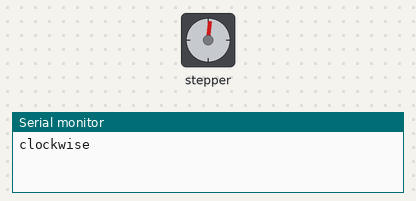
Bench run of a sketch on a simulated Arduino Uno, built with avr-gcc and run on an emulated ATmega328P. Parts: stepper motor, the last lines printed to the serial monitor. Stepper angles assume 1000 steps per turn.

Above: at 0.05 s.
At 0.95 s:
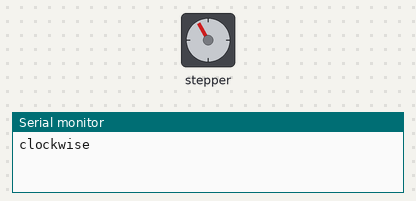
At 1.7 s:
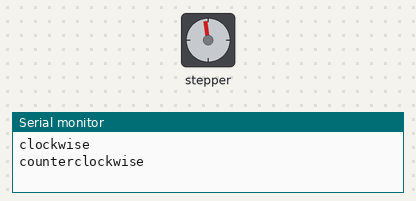
At 2.5 s:
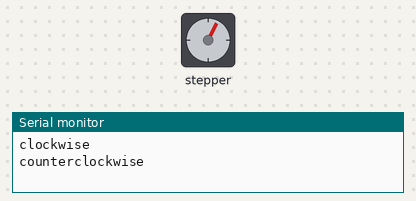
Timing chart, 0 to 6.9 s (numbered marks = the images above):
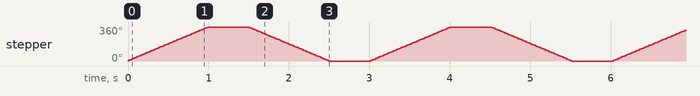

The sketch:

step_motor.ino
```cpp
// картинки по подключению:
// https://yandex.ru/images/search?text=подключение%20шаговых%20двигателей&stype=image&lr=213&source=wiz&pos=0&img_url=https%3A%2F%2Fsun9-30.userapi.com%2Fc836735%2Fv836735803%2F2b556%2FIe_t8m5qo7Q.jpg&rpt=simage
// https://yandex.ru/images/search?text=распиновка%20ардуино%20монстр%20шилд%20l298n&stype=image&lr=213&source=wiz&pos=1&img_url=https%3A%2F%2Fi.pinimg.com%2Foriginals%2Fb1%2F3a%2Fd2%2Fb13ad2c13e5c1ab897bafda0788c8802.jpg&rpt=simage
// методичка:
// https://robotchip.ru/obzor-drayvera-motora-na-l298n/

#include <Stepper.h>

const int stepsPerRevolution = 1000;   // Количество шагов
Stepper myStepper(stepsPerRevolution, 2, 3, 4, 5);

void setup()
{
  myStepper.setSpeed(60);             // Установка скорости 60 об/мин
  Serial.begin(9600);
}

void loop()
{

  Serial.println("clockwise");
  myStepper.step(stepsPerRevolution);
  delay(500);
  Serial.println("counterclockwise");
  myStepper.step(-stepsPerRevolution);
  delay(500);
}
```

Measured:
- by itself, stepper: turns 360° clockwise in 0.99 s, then 360° counter-clockwise in 0.99 s, repeating every 3.0 s
